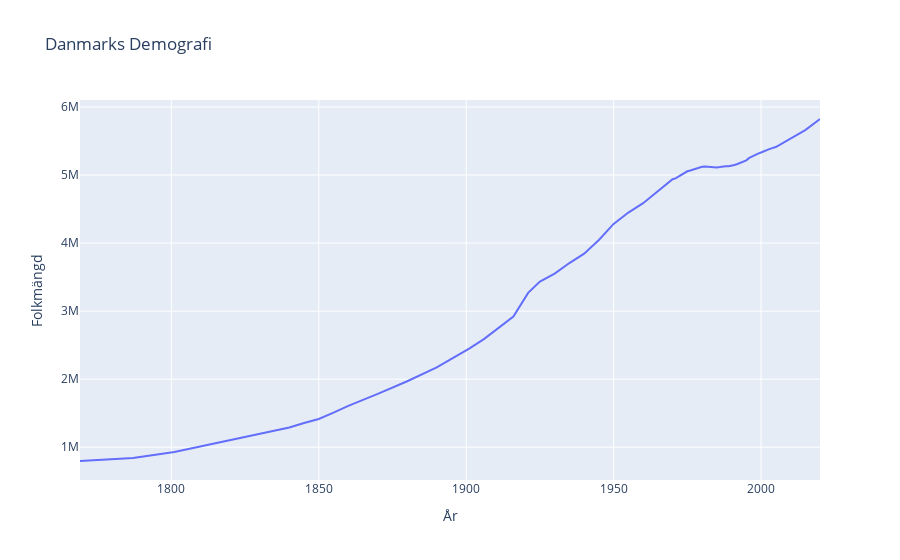

Notebook code for this chart:
### Code cell
denmark_df["Folkmängd"] = denmark_df["Folkmängd"].str.replace(".", "").astype(float)
fig = px.line(denmark_df, y="Folkmängd", x="År", title="Danmarks Demografi")
fig.show()

### Figure 1 — Plotly figure (JSON) as saved in the notebook; plotly's stock layout.template omitted (floating-point values rounded to 4 significant figures)
{"data": [{"hovertemplate": "År=%{x}<br>Folkmängd=%{y}<extra></extra>", "legendgroup": "", "line": {"color": "#636efa", "dash": "solid"}, "marker": {"symbol": "circle"}, "mode": "lines", "name": "", "orientation": "v", "showlegend": false, "type": "scatter", "x": [1769, 1787, 1801, 1834, 1840, 1845, 1850, 1855, 1860, 1870, 1880, 1890, 1901, 1906, 1911, 1916, 1921, 1925, 1930, 1935, 1940, 1945, 1950, 1955, 1960, 1965, 1970, 1971, 1972, 1973, 1974, 1975, 1976, 1977, 1978, 1979, 1980, 1981, 1982, 1983, 1984, 1985, 1986, 1987, 1988, 1989, 1990, 1991, 1992, 1993, 1994, 1995, 1996, 1997, 1998, 1999, 2000, 2001, 2002, 2003, 2005, 2010, 2015, 2020], "xaxis": "x", "y": [797584, 841806, 929001, 1230964, 1289075, 1356877, 1414648, 1507222, 1608362, 1784741, 1969039, 2172380, 2449540, 2588919, 2757076, 2921362, 3267831, 3434555, 3550656, 3706349, 3844312, 4045232, 4281275, 4448401, 4585256, 4767597, 4937579, 4950598, 4975653, 5007538, 5036184, 5054410, 5065313, 5079879, 5096959, 5111537, 5122065, 5123989, 5119155, 5116464, 5112130, 5111108, 5116273, 5124794, 5129254, 5129778, 5135409, 5146469, 5162126, 5180614, 5196642, 5215718, 5251027, 5275121, 5294860, 5313577, 5330020, 5349212, 5368354, 5383507, 5411405, 5534738, 5659715, 5822763], "yaxis": "y"}], "layout": {"legend": {"tracegroupgap": 0}, "title": {"text": "Danmarks Demografi"}, "xaxis": {"anchor": "y", "domain": [0, 1], "title": {"text": "År"}}, "yaxis": {"anchor": "x", "domain": [0, 1], "title": {"text": "Folkmängd"}}}}
